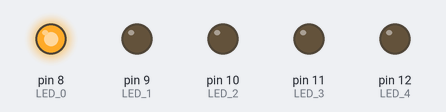
The sketch below on a simulated Arduino Uno, built with avr-gcc and run on an emulated ATmega328P. Parts: output pins drawn as LEDs (lit = HIGH).

Above: at 0.07 s.
At 1.27 s:
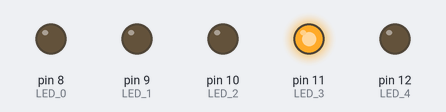
At 2.92 s:
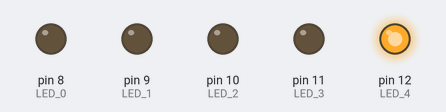
At 6.22 s:
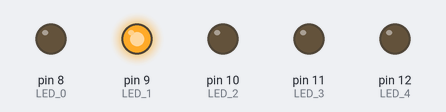
At 12.45 s:
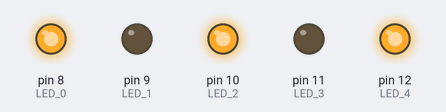
At 16.95 s:
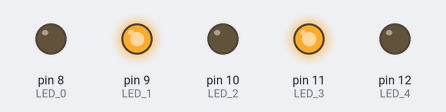
Timing chart, 0 to 22.2 s (numbered marks = the images above):
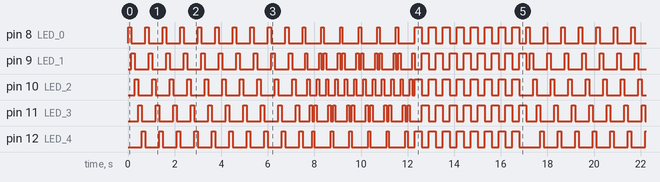

The sketch:

Lab3.ino
```cpp
# define F_CPU 16000000 // 16 MHz
# include <avr/io.h>
# include <util/delay.h>
# define LED_0 PORTB0
# define LED_1 PORTB1
# define LED_2 PORTB2
# define LED_3 PORTB3
# define LED_4 PORTB4

int main(){
 DDRB |= (1<<DDB0) | (1<<DDB1) | (1<<DDB2) | (1<<DDB3) | (1<<DDB4);
 // Setea como outputs los pines PB del 0 al 4

  int patron = 0;
  while(1){

    // Patron 1

   while ((patron >= 0) & (patron <10) ){

    PORTB |= (1 << LED_0 );
    PORTB = ~(1 << LED_1) & ~(1 << LED_2) & ~(1 << LED_3) & ~(1 << LED_4); // Siempre será 0, 0 and cualquier cosa = 0
    _delay_ms (150) ;
    PORTB |= (1 << LED_1);
    PORTB = ~(1 << LED_0) & ~(1 << LED_2) & ~(1 << LED_3) & ~(1 << LED_4);
    _delay_ms (150) ;
    PORTB |= (1 << LED_2);
    PORTB = ~(1 << LED_0) & ~(1 << LED_1) & ~(1 << LED_3) & ~(1 << LED_4);
    _delay_ms (150) ;
    PORTB |= (1 << LED_3);
    PORTB = ~(1 << LED_0) & ~(1 << LED_1) & ~(1 << LED_2) & ~(1 << LED_4);
    _delay_ms (150) ;
    PORTB |= (1 << LED_4);
    PORTB = ~(1 << LED_0) & ~(1 << LED_1) & ~(1 << LED_2) & ~(1 << LED_3);
    _delay_ms (150) ;
    patron++;
    }

    // Patron 2

   while ((patron >= 10) & (patron < 16)){

    PORTB |= (1 << LED_0 );
    PORTB = ~(1 << LED_1) & ~(1 << LED_2) & ~(1 << LED_3) & ~(1 << LED_4);
    _delay_ms (100) ;
    PORTB |= (1 << LED_1);
    PORTB = ~(1 << LED_0) & ~(1 << LED_2) & ~(1 << LED_3) & ~(1 << LED_4);
    _delay_ms (100) ;
    PORTB |= (1 << LED_2);
    PORTB = ~(1 << LED_0) & ~(1 << LED_1) & ~(1 << LED_3) & ~(1 << LED_4);
    _delay_ms (100) ;
    PORTB |= (1 << LED_3);
    PORTB = ~(1 << LED_0) & ~(1 << LED_1) & ~(1 << LED_2) & ~(1 << LED_4);
    _delay_ms (100) ;
    PORTB |= (1 << LED_4);
    PORTB = ~(1 << LED_0) & ~(1 << LED_1) & ~(1 << LED_2) & ~(1 << LED_3);
    _delay_ms (100) ;
    // Para el otro lado
    PORTB |= (1 << LED_3 );
    PORTB = ~(1 << LED_0) & ~(1 << LED_1) & ~(1 << LED_2) & ~(1 << LED_4);
    _delay_ms (100) ;
    PORTB |= (1 << LED_2);
    PORTB = ~(1 << LED_0) & ~(1 << LED_1) & ~(1 << LED_3) & ~(1 << LED_4);
    _delay_ms (100) ;
    PORTB |= (1 << LED_1);
    PORTB = ~(1 << LED_0) & ~(1 << LED_2) & ~(1 << LED_3) & ~(1 << LED_4);
    _delay_ms (100) ;
    patron++;
   }

   // Patron 3

   while ((patron >=16) & (patron < 25)){

    PORTB = (1 << LED_0 ) | (1 << LED_2 ) | (1 << LED_4 ); // Siempre es 1, porque 1 or cualquier cosa = 1
    PORTB = ~(1 << LED_1) & ~(1 << LED_3);
    _delay_ms (300) ;
    PORTB = (1 << LED_1) | (1 << LED_3 );
    PORTB = ~(1 << LED_0) & ~(1 << LED_2) & ~(1 << LED_4);
    _delay_ms (300) ;
    patron++;
    if (patron == 24){
    patron = 0;
    }
   }
  }
   return 0;
}
```

Measured:
- by itself, pin 8 (LED_0), pin 10 (LED_2), pin 11 (LED_3), pin 12 (LED_4): moves between LOW and HIGH, repeating every 17.1 s
- by itself, pin 9 (LED_1): moves between LOW and HIGH, repeating every 16.5 s
- by itself, everything shown: repeats every 17.1 s, in 114 steps
